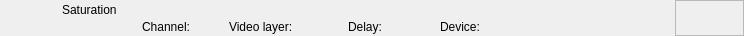
<?xml version="1.0" encoding="UTF-8"?>
<ui version="4.0">
 <class>RundownSaturationWidget</class>
 <widget class="QWidget" name="RundownSaturationWidget">
  <property name="geometry">
   <rect>
    <x>0</x>
    <y>0</y>
    <width>744</width>
    <height>36</height>
   </rect>
  </property>
  <layout class="QHBoxLayout" name="horizontalLayout">
   <property name="spacing">
    <number>0</number>
   </property>
   <property name="margin">
    <number>0</number>
   </property>
   <item>
    <widget class="QFrame" name="frameItem">
     <property name="sizePolicy">
      <sizepolicy hsizetype="Preferred" vsizetype="Fixed">
       <horstretch>0</horstretch>
       <verstretch>0</verstretch>
      </sizepolicy>
     </property>
     <property name="minimumSize">
      <size>
       <width>0</width>
       <height>36</height>
      </size>
     </property>
     <widget class="QLabel" name="labelThumbnail">
      <property name="geometry">
       <rect>
        <x>22</x>
        <y>2</y>
        <width>32</width>
        <height>32</height>
       </rect>
      </property>
      <property name="text">
       <string/>
      </property>
      <property name="pixmap">
       <pixmap resource="../Resource.qrc">:/Graphics/Images/Mixer.png</pixmap>
      </property>
      <property name="scaledContents">
       <bool>true</bool>
      </property>
     </widget>
     <widget class="QLabel" name="labelChannel">
      <property name="geometry">
       <rect>
        <x>142</x>
        <y>19</y>
        <width>78</width>
        <height>16</height>
       </rect>
      </property>
      <property name="text">
       <string>Channel:</string>
      </property>
     </widget>
     <widget class="QLabel" name="labelLabel">
      <property name="geometry">
       <rect>
        <x>62</x>
        <y>2</y>
        <width>561</width>
        <height>16</height>
       </rect>
      </property>
      <property name="text">
       <string>Saturation</string>
      </property>
     </widget>
     <widget class="QLabel" name="labelVideolayer">
      <property name="geometry">
       <rect>
        <x>229</x>
        <y>19</y>
        <width>110</width>
        <height>16</height>
       </rect>
      </property>
      <property name="text">
       <string>Video layer:</string>
      </property>
     </widget>
     <widget class="QLabel" name="labelColor">
      <property name="geometry">
       <rect>
        <x>0</x>
        <y>0</y>
        <width>18</width>
        <height>36</height>
       </rect>
      </property>
      <property name="text">
       <string/>
      </property>
     </widget>
     <widget class="QLabel" name="labelGroupColor">
      <property name="geometry">
       <rect>
        <x>0</x>
        <y>0</y>
        <width>6</width>
        <height>36</height>
       </rect>
      </property>
      <property name="text">
       <string/>
      </property>
     </widget>
     <widget class="QLabel" name="labelDevice">
      <property name="geometry">
       <rect>
        <x>440</x>
        <y>19</y>
        <width>260</width>
        <height>16</height>
       </rect>
      </property>
      <property name="text">
       <string>Device:</string>
      </property>
     </widget>
     <widget class="QLabel" name="labelDelay">
      <property name="geometry">
       <rect>
        <x>348</x>
        <y>19</y>
        <width>83</width>
        <height>16</height>
       </rect>
      </property>
      <property name="text">
       <string>Delay:</string>
      </property>
     </widget>
    </widget>
   </item>
   <item>
    <widget class="QFrame" name="frameStatus">
     <property name="minimumSize">
      <size>
       <width>69</width>
       <height>0</height>
      </size>
     </property>
     <property name="maximumSize">
      <size>
       <width>69</width>
       <height>16777215</height>
      </size>
     </property>
     <property name="frameShape">
      <enum>QFrame::StyledPanel</enum>
     </property>
     <property name="frameShadow">
      <enum>QFrame::Raised</enum>
     </property>
     <widget class="QLabel" name="labelGpiConnected">
      <property name="geometry">
       <rect>
        <x>1</x>
        <y>2</y>
        <width>32</width>
        <height>32</height>
       </rect>
      </property>
      <property name="minimumSize">
       <size>
        <width>32</width>
        <height>32</height>
       </size>
      </property>
      <property name="maximumSize">
       <size>
        <width>32</width>
        <height>32</height>
       </size>
      </property>
      <property name="lineWidth">
       <number>0</number>
      </property>
      <property name="text">
       <string/>
      </property>
      <property name="pixmap">
       <pixmap resource="../Resource.qrc">:/Graphics/Images/GpiConnected.png</pixmap>
      </property>
      <property name="scaledContents">
       <bool>true</bool>
      </property>
     </widget>
     <widget class="QLabel" name="labelDisconnected">
      <property name="geometry">
       <rect>
        <x>32</x>
        <y>2</y>
        <width>32</width>
        <height>32</height>
       </rect>
      </property>
      <property name="minimumSize">
       <size>
        <width>32</width>
        <height>32</height>
       </size>
      </property>
      <property name="maximumSize">
       <size>
        <width>32</width>
        <height>32</height>
       </size>
      </property>
      <property name="text">
       <string/>
      </property>
      <property name="pixmap">
       <pixmap resource="../Resource.qrc">:/Graphics/Images/Disconnected.png</pixmap>
      </property>
      <property name="scaledContents">
       <bool>true</bool>
      </property>
     </widget>
     <widget class="QLabel" name="labelActiveColor">
      <property name="geometry">
       <rect>
        <x>64</x>
        <y>0</y>
        <width>5</width>
        <height>36</height>
       </rect>
      </property>
      <property name="minimumSize">
       <size>
        <width>5</width>
        <height>36</height>
       </size>
      </property>
      <property name="maximumSize">
       <size>
        <width>5</width>
        <height>36</height>
       </size>
      </property>
      <property name="text">
       <string/>
      </property>
     </widget>
    </widget>
   </item>
  </layout>
 </widget>
 <resources>
  <include location="../Resource.qrc"/>
 </resources>
 <connections/>
 <slots>
  <slot>addToCombo()</slot>
 </slots>
</ui>
